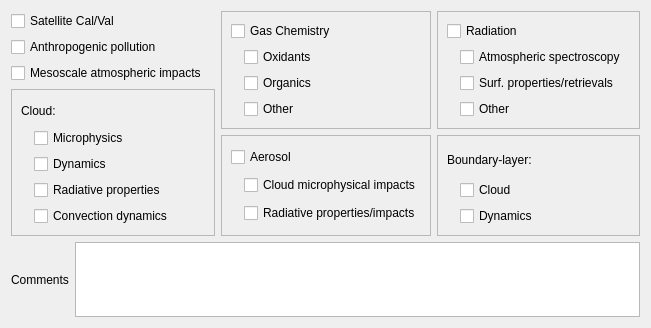
          <widget class="QWidget" name="page">
           <property name="geometry">
            <rect>
             <x>0</x>
             <y>0</y>
             <width>651</width>
             <height>328</height>
            </rect>
           </property>
           <attribute name="label">
            <string>Scientific Aims</string>
           </attribute>
           <layout class="QVBoxLayout" name="verticalLayout_12">
            <item>
             <layout class="QHBoxLayout" name="horizontalLayout_15">
              <item>
               <layout class="QVBoxLayout" name="verticalLayout_6">
                <item>
                 <widget class="QCheckBox" name="satelliteCalValCheck">
                  <property name="text">
                   <string>Satellite Cal/Val</string>
                  </property>
                 </widget>
                </item>
                <item>
                 <widget class="QCheckBox" name="anthroPollutionCheck">
                  <property name="text">
                   <string>Anthropogenic pollution</string>
                  </property>
                 </widget>
                </item>
                <item>
                 <widget class="QCheckBox" name="mesoscaleImpactsCheck">
                  <property name="text">
                   <string>Mesoscale atmospheric impacts</string>
                  </property>
                 </widget>
                </item>
                <item>
                 <widget class="QFrame" name="frame_3">
                  <property name="frameShape">
                   <enum>QFrame::StyledPanel</enum>
                  </property>
                  <property name="frameShadow">
                   <enum>QFrame::Raised</enum>
                  </property>
                  <layout class="QVBoxLayout" name="verticalLayout_3">
                   <item>
                    <widget class="QLabel" name="label_12">
                     <property name="text">
                      <string>Cloud:</string>
                     </property>
                    </widget>
                   </item>
                   <item>
                    <layout class="QHBoxLayout" name="horizontalLayout_3">
                     <item>
                      <spacer name="horizontalSpacer_3">
                       <property name="orientation">
                        <enum>Qt::Horizontal</enum>
                       </property>
                       <property name="sizeType">
                        <enum>QSizePolicy::Maximum</enum>
                       </property>
                       <property name="sizeHint" stdset="0">
                        <size>
                         <width>13</width>
                         <height>17</height>
                        </size>
                       </property>
                      </spacer>
                     </item>
                     <item>
                      <widget class="QCheckBox" name="cloudMicrophysicsCheck">
                       <property name="text">
                        <string>Microphysics</string>
                       </property>
                      </widget>
                     </item>
                    </layout>
                   </item>
                   <item>
                    <layout class="QHBoxLayout" name="horizontalLayout_4">
                     <item>
                      <spacer name="horizontalSpacer_5">
                       <property name="orientation">
                        <enum>Qt::Horizontal</enum>
                       </property>
                       <property name="sizeType">
                        <enum>QSizePolicy::Maximum</enum>
                       </property>
                       <property name="sizeHint" stdset="0">
                        <size>
                         <width>13</width>
                         <height>17</height>
                        </size>
                       </property>
                      </spacer>
                     </item>
                     <item>
                      <widget class="QCheckBox" name="cloudDynamicsCheck">
                       <property name="text">
                        <string>Dynamics</string>
                       </property>
                      </widget>
                     </item>
                    </layout>
                   </item>
                   <item>
                    <layout class="QHBoxLayout" name="horizontalLayout_5">
                     <property name="sizeConstraint">
                      <enum>QLayout::SetDefaultConstraint</enum>
                     </property>
                     <item>
                      <spacer name="horizontalSpacer_6">
                       <property name="orientation">
                        <enum>Qt::Horizontal</enum>
                       </property>
                       <property name="sizeType">
                        <enum>QSizePolicy::Maximum</enum>
                       </property>
                       <property name="sizeHint" stdset="0">
                        <size>
                         <width>13</width>
                         <height>17</height>
                        </size>
                       </property>
                      </spacer>
                     </item>
                     <item>
                      <widget class="QCheckBox" name="cloudRadiativeCheck">
                       <property name="text">
                        <string>Radiative properties</string>
                       </property>
                      </widget>
                     </item>
                    </layout>
                   </item>
                   <item>
                    <layout class="QHBoxLayout" name="horizontalLayout_6">
                     <item>
                      <spacer name="horizontalSpacer_4">
                       <property name="orientation">
                        <enum>Qt::Horizontal</enum>
                       </property>
                       <property name="sizeType">
                        <enum>QSizePolicy::Maximum</enum>
                       </property>
                       <property name="sizeHint" stdset="0">
                        <size>
                         <width>13</width>
                         <height>17</height>
                        </size>
                       </property>
                      </spacer>
                     </item>
                     <item>
                      <widget class="QCheckBox" name="cloudConvectionCheck">
                       <property name="text">
                        <string>Convection dynamics</string>
                       </property>
                      </widget>
                     </item>
                    </layout>
                   </item>
                  </layout>
                 </widget>
                </item>
               </layout>
              </item>
              <item>
               <layout class="QVBoxLayout" name="verticalLayout_7">
                <item>
                 <widget class="QFrame" name="frame_2">
                  <property name="frameShape">
                   <enum>QFrame::StyledPanel</enum>
                  </property>
                  <property name="frameShadow">
                   <enum>QFrame::Raised</enum>
                  </property>
                  <layout class="QVBoxLayout" name="verticalLayout_2">
                   <item>
                    <widget class="QCheckBox" name="gasChemCheck">
                     <property name="text">
                      <string>Gas Chemistry</string>
                     </property>
                    </widget>
                   </item>
                   <item>
                    <layout class="QHBoxLayout" name="horizontalLayout_12">
                     <item>
                      <spacer name="horizontalSpacer_12">
                       <property name="orientation">
                        <enum>Qt::Horizontal</enum>
                       </property>
                       <property name="sizeType">
                        <enum>QSizePolicy::Maximum</enum>
                       </property>
                       <property name="sizeHint" stdset="0">
                        <size>
                         <width>13</width>
                         <height>17</height>
                        </size>
                       </property>
                      </spacer>
                     </item>
                     <item>
                      <widget class="QCheckBox" name="gasChemOxidantsCheck">
                       <property name="text">
                        <string>Oxidants</string>
                       </property>
                      </widget>
                     </item>
                    </layout>
                   </item>
                   <item>
                    <layout class="QHBoxLayout" name="horizontalLayout_13">
                     <item>
                      <spacer name="horizontalSpacer_13">
                       <property name="orientation">
                        <enum>Qt::Horizontal</enum>
                       </property>
                       <property name="sizeType">
                        <enum>QSizePolicy::Maximum</enum>
                       </property>
                       <property name="sizeHint" stdset="0">
                        <size>
                         <width>13</width>
                         <height>17</height>
                        </size>
                       </property>
                      </spacer>
                     </item>
                     <item>
                      <widget class="QCheckBox" name="gasChemOrganicsCheck">
                       <property name="text">
                        <string>Organics</string>
                       </property>
                      </widget>
                     </item>
                    </layout>
                   </item>
                   <item>
                    <layout class="QHBoxLayout" name="horizontalLayout_14">
                     <item>
                      <spacer name="horizontalSpacer_14">
                       <property name="orientation">
                        <enum>Qt::Horizontal</enum>
                       </property>
                       <property name="sizeType">
                        <enum>QSizePolicy::Maximum</enum>
                       </property>
                       <property name="sizeHint" stdset="0">
                        <size>
                         <width>13</width>
                         <height>17</height>
                        </size>
                       </property>
                      </spacer>
                     </item>
                     <item>
                      <widget class="QCheckBox" name="gasChemOtherCheck">
                       <property name="text">
                        <string>Other</string>
                       </property>
                      </widget>
                     </item>
                    </layout>
                   </item>
                  </layout>
                 </widget>
                </item>
                <item>
                 <widget class="QFrame" name="frame_5">
                  <property name="frameShape">
                   <enum>QFrame::StyledPanel</enum>
                  </property>
                  <property name="frameShadow">
                   <enum>QFrame::Raised</enum>
                  </property>
                  <layout class="QVBoxLayout" name="verticalLayout_5">
                   <item>
                    <widget class="QCheckBox" name="aerosolCheck">
                     <property name="text">
                      <string>Aerosol</string>
                     </property>
                    </widget>
                   </item>
                   <item>
                    <layout class="QHBoxLayout" name="horizontalLayout">
                     <item>
                      <spacer name="horizontalSpacer">
                       <property name="orientation">
                        <enum>Qt::Horizontal</enum>
                       </property>
                       <property name="sizeType">
                        <enum>QSizePolicy::Maximum</enum>
                       </property>
                       <property name="sizeHint" stdset="0">
                        <size>
                         <width>13</width>
                         <height>17</height>
                        </size>
                       </property>
                      </spacer>
                     </item>
                     <item>
                      <widget class="QCheckBox" name="aerosolMicrophysicalCheck">
                       <property name="text">
                        <string>Cloud microphysical impacts</string>
                       </property>
                      </widget>
                     </item>
                    </layout>
                   </item>
                   <item>
                    <layout class="QHBoxLayout" name="horizontalLayout_2">
                     <item>
                      <spacer name="horizontalSpacer_2">
                       <property name="orientation">
                        <enum>Qt::Horizontal</enum>
                       </property>
                       <property name="sizeType">
                        <enum>QSizePolicy::Maximum</enum>
                       </property>
                       <property name="sizeHint" stdset="0">
                        <size>
                         <width>13</width>
                         <height>17</height>
                        </size>
                       </property>
                      </spacer>
                     </item>
                     <item>
                      <widget class="QCheckBox" name="aerosolRadiativeCheck">
                       <property name="text">
                        <string>Radiative properties/impacts</string>
                       </property>
                      </widget>
                     </item>
                    </layout>
                   </item>
                  </layout>
                 </widget>
                </item>
               </layout>
              </item>
              <item>
               <layout class="QVBoxLayout" name="verticalLayout_8">
                <item>
                 <widget class="QFrame" name="frame">
                  <property name="frameShape">
                   <enum>QFrame::StyledPanel</enum>
                  </property>
                  <property name="frameShadow">
                   <enum>QFrame::Raised</enum>
                  </property>
                  <layout class="QVBoxLayout" name="verticalLayout">
                   <item>
                    <widget class="QCheckBox" name="radiationCheck">
                     <property name="text">
                      <string>Radiation</string>
                     </property>
                    </widget>
                   </item>
                   <item>
                    <layout class="QHBoxLayout" name="horizontalLayout_9">
                     <item>
                      <spacer name="horizontalSpacer_9">
                       <property name="orientation">
                        <enum>Qt::Horizontal</enum>
                       </property>
                       <property name="sizeType">
                        <enum>QSizePolicy::Maximum</enum>
                       </property>
                       <property name="sizeHint" stdset="0">
                        <size>
                         <width>13</width>
                         <height>17</height>
                        </size>
                       </property>
                      </spacer>
                     </item>
                     <item>
                      <widget class="QCheckBox" name="radiationAtmosSpectroscopyCheck">
                       <property name="text">
                        <string>Atmospheric spectroscopy</string>
                       </property>
                      </widget>
                     </item>
                    </layout>
                   </item>
                   <item>
                    <layout class="QHBoxLayout" name="horizontalLayout_10">
                     <item>
                      <spacer name="horizontalSpacer_10">
                       <property name="orientation">
                        <enum>Qt::Horizontal</enum>
                       </property>
                       <property name="sizeType">
                        <enum>QSizePolicy::Maximum</enum>
                       </property>
                       <property name="sizeHint" stdset="0">
                        <size>
                         <width>13</width>
                         <height>17</height>
                        </size>
                       </property>
                      </spacer>
                     </item>
                     <item>
                      <widget class="QCheckBox" name="radiationSurfPropertiesCheck">
                       <property name="text">
                        <string>Surf. properties/retrievals</string>
                       </property>
                      </widget>
                     </item>
                    </layout>
                   </item>
                   <item>
                    <layout class="QHBoxLayout" name="horizontalLayout_11">
                     <item>
                      <spacer name="horizontalSpacer_11">
                       <property name="orientation">
                        <enum>Qt::Horizontal</enum>
                       </property>
                       <property name="sizeType">
                        <enum>QSizePolicy::Maximum</enum>
                       </property>
                       <property name="sizeHint" stdset="0">
                        <size>
                         <width>13</width>
                         <height>17</height>
                        </size>
                       </property>
                      </spacer>
                     </item>
                     <item>
                      <widget class="QCheckBox" name="radiationOtherCheck">
                       <property name="text">
                        <string>Other</string>
                       </property>
                      </widget>
                     </item>
                    </layout>
                   </item>
                  </layout>
                 </widget>
                </item>
                <item>
                 <widget class="QFrame" name="frame_4">
                  <property name="frameShape">
                   <enum>QFrame::StyledPanel</enum>
                  </property>
                  <property name="frameShadow">
                   <enum>QFrame::Raised</enum>
                  </property>
                  <layout class="QVBoxLayout" name="verticalLayout_4">
                   <item>
                    <widget class="QLabel" name="label_13">
                     <property name="text">
                      <string>Boundary-layer:</string>
                     </property>
                    </widget>
                   </item>
                   <item>
                    <layout class="QHBoxLayout" name="horizontalLayout_7">
                     <item>
                      <spacer name="horizontalSpacer_7">
                       <property name="orientation">
                        <enum>Qt::Horizontal</enum>
                       </property>
                       <property name="sizeType">
                        <enum>QSizePolicy::Maximum</enum>
                       </property>
                       <property name="sizeHint" stdset="0">
                        <size>
                         <width>13</width>
                         <height>17</height>
                        </size>
                       </property>
                      </spacer>
                     </item>
                     <item>
                      <widget class="QCheckBox" name="blCloudCheck">
                       <property name="text">
                        <string>Cloud</string>
                       </property>
                      </widget>
                     </item>
                    </layout>
                   </item>
                   <item>
                    <layout class="QHBoxLayout" name="horizontalLayout_8">
                     <item>
                      <spacer name="horizontalSpacer_8">
                       <property name="orientation">
                        <enum>Qt::Horizontal</enum>
                       </property>
                       <property name="sizeType">
                        <enum>QSizePolicy::Maximum</enum>
                       </property>
                       <property name="sizeHint" stdset="0">
                        <size>
                         <width>13</width>
                         <height>17</height>
                        </size>
                       </property>
                      </spacer>
                     </item>
                     <item>
                      <widget class="QCheckBox" name="blDynamicsCheck">
                       <property name="text">
                        <string>Dynamics</string>
                       </property>
                      </widget>
                     </item>
                    </layout>
                   </item>
                  </layout>
                 </widget>
                </item>
               </layout>
              </item>
             </layout>
            </item>
            <item>
             <layout class="QHBoxLayout" name="horizontalLayout_16">
              <item>
               <widget class="QLabel" name="label_14">
                <property name="text">
                 <string>Comments</string>
                </property>
               </widget>
              </item>
              <item>
               <widget class="QTextEdit" name="SAOtherTextBox">
                <property name="maximumSize">
                 <size>
                  <width>16777215</width>
                  <height>75</height>
                 </size>
                </property>
               </widget>
              </item>
             </layout>
            </item>
           </layout>
          </widget>
